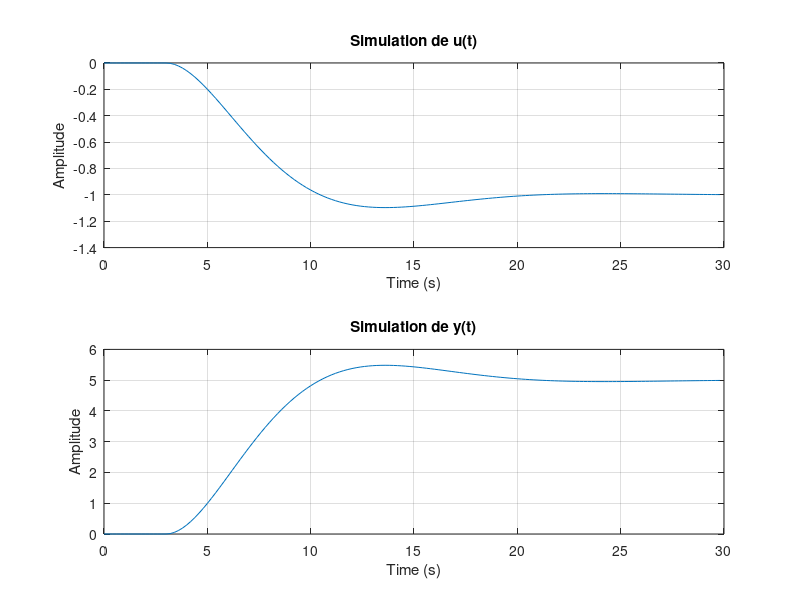

Here is the MATLAB script that generated this plot:
% TP main test de fonction
% close all
clear all

pkg load control % OCTAVE-ONLY

%% Choose your perturbations ('Echelon','Sin4rad','Sin7rad')

perturbation_entree = 'Echelon';

perturbation_sortie = '';

%% Choose your regulator (1,2,3)
regulateur = 1;

%% Temps
Tsim = 30; % Tsim = 30s
Te = 0.2; % Te = 0.2s
t = 0 : Te : Tsim - Te;

%% Signaux...
N = length(t);
Au = 1;
Ay = 1;
Nu = floor((Tsim / Te) / 10);
Ny = 3 * Nu;

switch perturbation_entree
  case 'Echelon'
    Vu = [ zeros(1, Nu) Au .* ones(1, N - Nu)];
  case 'Sin4rad'
    Vu = [ zeros(1, Nu) Au .* sin(4 .* t(1:N - Nu))];
  case 'Sin7rad'
    Vu = [ zeros(1, Nu) Au .* sin(7 .* t(1:N - Nu))];
  otherwise
    Vu = zeros(1, N);
endswitch

switch perturbation_sortie
  case 'Echelon'
    Vy = [ zeros(1, Ny) Ay .* ones(1, N - Ny)];
  case 'Sin4rad'
    Vy = [ zeros(1, Ny) Ay .* sin(4 .* t(1:N - Ny))];
  case 'Sin7rad'
    Vy = [ zeros(1, Ny) Ay .* sin(7 .* t(1:N - Ny))];
  otherwise
    Vy = zeros(1, N);
endswitch

%% SYS: G(z)
Num = [1.5];
Den = [2.2 1 0];
Gp = tf(Num, Den);
Gz = c2d(Gp, Te, 'zoh');
Gz.variable = 'z^-1';

%% Regulateurs/Correcteurs
switch regulateur
  case 1
    R = [1];
    SDr = [5];
  case 2
    R = [57.6 -95.12 40.3];
    SDr = [1 -0.43 -0.57];
  case 3
    R = [87 -200 172 -54];
    SDr = [1 -0.635 -0.056 0.758];
  otherwise
    R = [1];
    SDr = [1];
endswitch

Rr = tf(R, SDr, Te, 'variable', 'z^-1');

%% Boucle Ouverte
Gbo = Rr * Gz;

Tvy_y = 1 / (1 + Gbo);
Tvu_y = Gz / (1 + Gbo);
Tvy_u = Rr / (1 + Gbo);
Tvu_u = -Gbo / (1 + Gbo);

%% Nichols
% nichols(Gz,Gbo);

%% SIM
y = lsim(Tvy_y, Vy, t) + lsim(Tvu_y, Vu, t);
u = lsim(Tvy_u, Vy, t) + lsim(Tvu_u, Vu, t);

%% PLOT
figure;
subplot(211);
plot(t,u);
grid;
title('Simulation de u(t)');
xlabel('Time (s)');
ylabel('Amplitude');
subplot(212);
plot(t,y);
grid;
title('Simulation de y(t)');
xlabel('Time (s)');
ylabel('Amplitude');
